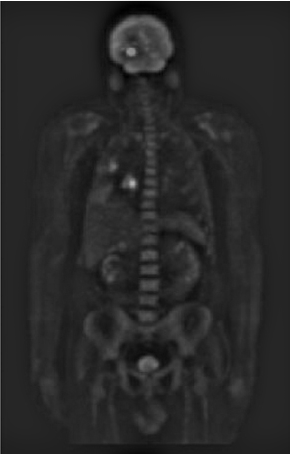
//> input picture Homework 1/05/q5.png, 290 x 454 px
$ ./q5 q5.png   (built with g++ and OpenCV 4)
//> lines starting //> are read from the running program, lines starting //| are printed output that depends on the picture
#include <opencv2/opencv.hpp>

#include <cmath>
#include <cstdlib>
#include <iostream>

using cv::Mat;

namespace {

void shift_dft_quadrants(Mat& mag) {
	// Move low frequencies to the center for radial filter construction.
	mag = mag(cv::Rect(0, 0, mag.cols & -2, mag.rows & -2));

	const int cx = mag.cols / 2;
	const int cy = mag.rows / 2;

	Mat q0(mag, cv::Rect(0, 0, cx, cy));
	Mat q1(mag, cv::Rect(cx, 0, cx, cy));
	Mat q2(mag, cv::Rect(0, cy, cx, cy));
	Mat q3(mag, cv::Rect(cx, cy, cx, cy));

	Mat tmp;
	q0.copyTo(tmp);
	q3.copyTo(q0);
	tmp.copyTo(q3);

	q1.copyTo(tmp);
	q2.copyTo(q1);
	tmp.copyTo(q2);
}

Mat make_gaussian_high_pass(int rows, int cols, double d0) {
	Mat h(rows, cols, CV_32F);

	const float crow = static_cast<float>(rows) / 2.0f;
	const float ccol = static_cast<float>(cols) / 2.0f;

	for (int i = 0; i < rows; ++i) {
		for (int j = 0; j < cols; ++j) {
			const float du = static_cast<float>(i) - crow;
			const float dv = static_cast<float>(j) - ccol;
			const float d2 = du * du + dv * dv;

			// Gaussian high-pass transfer function.
			h.at<float>(i, j) = 1.0f - std::exp(-d2 / (2.0f * static_cast<float>(d0 * d0)));
		}
	}

	return h;
}

Mat high_frequency_emphasis(const Mat& gray, double k1, double k2, double d0) {
	Mat float_img;

	gray.convertTo(float_img, CV_32F);
	Mat planes[] = {float_img, Mat::zeros(float_img.size(), CV_32F)};
	Mat spectrum;
	cv::merge(planes, 2, spectrum);

	cv::dft(spectrum, spectrum);
	shift_dft_quadrants(spectrum);

	Mat hhp = make_gaussian_high_pass(spectrum.rows, spectrum.cols, d0);
	Mat emphasis = k1 + k2 * hhp;

	cv::split(spectrum, planes);
	planes[0] = planes[0].mul(emphasis);
	planes[1] = planes[1].mul(emphasis);
	cv::merge(planes, 2, spectrum);

	shift_dft_quadrants(spectrum);
	Mat inverse;
	cv::idft(spectrum, inverse, cv::DFT_REAL_OUTPUT | cv::DFT_SCALE);

	Mat output;
	cv::normalize(inverse, output, 0.0, 255.0, cv::NORM_MINMAX);
	output.convertTo(output, CV_8U);

	return output;
}

}  // namespace

int main(int argc, char* argv[]) {
	if (argc < 2) {
		std::cout << "Usage: " << argv[0]
				  << " <input_image> [k1] [k2] [d0] [output_image]" << std::endl;
		return 1;
	}

	const double k1 = (argc > 2) ? std::atof(argv[2]) : 0.5;
	const double k2 = (argc > 3) ? std::atof(argv[3]) : 1.5;
	const double d0 = (argc > 4) ? std::atof(argv[4]) : 30.0;
	const std::string output_path = (argc > 5) ? argv[5] : "q5.png";

	if (k1 < 0.0 || k2 <= 0.0 || d0 <= 0.0) {
		std::cout << "Error: expected k1 >= 0, k2 > 0, d0 > 0." << std::endl;
		return 1;
	}

	Mat img = cv::imread(cv::samples::findFile(argv[1]), cv::IMREAD_GRAYSCALE);
//> img is the input picture: 454 rows x 290 cols, CV_8UC1; min 0, max 255, mean 40.8
	if (img.empty()) {
		std::cout << "Error: cannot load image " << argv[1] << std::endl;
		return 1;
	}

	Mat result = high_frequency_emphasis(img, k1, k2, d0);
//> in high_frequency_emphasis, `Mat planes[] = {float_img, Mat::zeros(float_img.size(), CV_32F)};`: planes[1]: 454 rows x 290 cols, CV_32FC1; every value is 0
//> in high_frequency_emphasis, `cv::split(spectrum, planes);`:
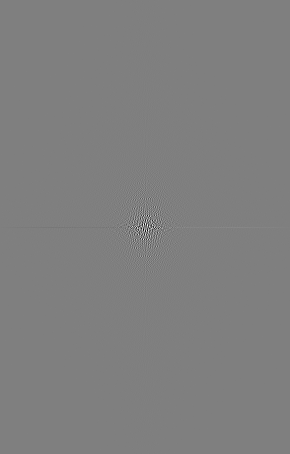
//> planes[1]: 454 rows x 290 cols, CV_32FC1; min -93540.6, max 93540.6, mean 0; drawn with min black and max white
//> in high_frequency_emphasis, `cv::idft(spectrum, inverse, cv::DFT_REAL_OUTPUT | cv::DFT_SCALE);`:
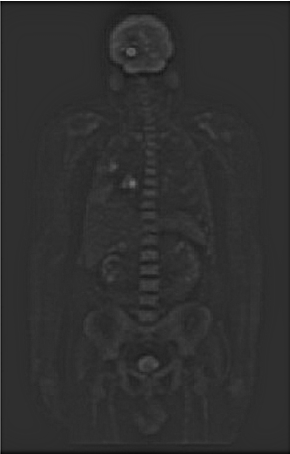
//> inverse: 454 rows x 290 cols, CV_32FC1; min -68.81, max 406.9, mean 20.4; drawn with min black and max white

	if (!cv::imwrite(output_path, result)) {
		std::cout << "Error: cannot save output " << output_path << std::endl;
		return 1;
	}

	std::cout << "Image loaded: " << img.cols << "x" << img.rows << std::endl;
//| Image loaded: 290x454
	std::cout << "Parameters: k1=" << k1 << ", k2=" << k2 << ", d0=" << d0 << std::endl;
	std::cout << "Output saved to: " << output_path << std::endl;

	cv::imshow("Before", img);
	cv::imshow("After (High-Frequency Emphasis)", result);
	cv::waitKey(0);

	return 0;
}
